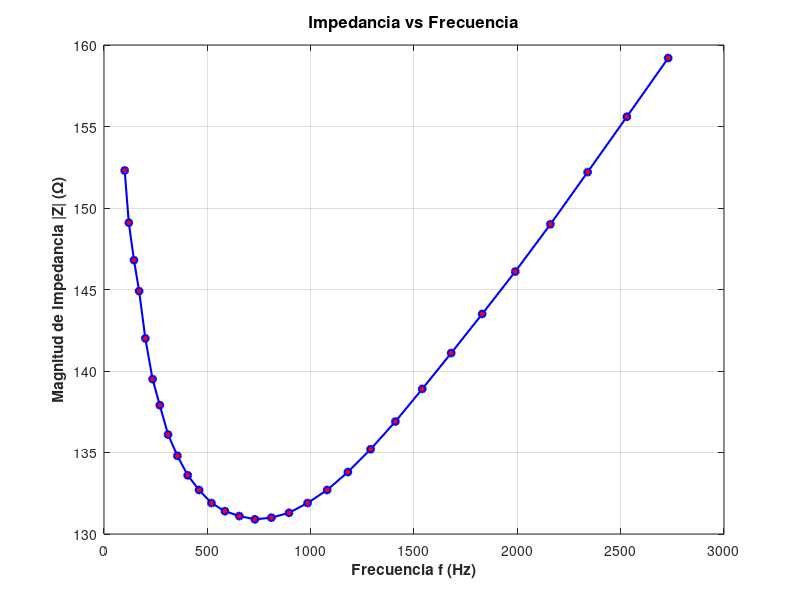

Recreate this plot in MATLAB.
%Definición de los vectores de las mediciones
%Frecuencia
f = [100, 120, 145, 170, 200, 235, 270, 310, 355, 405, ...
    460, 520, 585, 655, 730, 810, 895, 985, 1080, 1180, ...
    1290, 1410, 1540, 1680, 1830, 1990, 2160, 2340, 2530, 2730];

%Impedancia
Z = [152.3, 149.1, 146.8, 144.9, 142.0, 139.5, 137.9, 136.1, 134.8, 133.6, ...
    132.7, 131.9, 131.4, 131.1, 130.9, 131.0, 131.3, 131.9, 132.7, 133.8, ...
    135.2, 136.9, 138.9, 141.1, 143.5, 146.1, 149.0, 152.2, 155.6, 159.2];

figure('Name', 'Análisis Exploratorio', 'NumberTitle', 'off');
plot(f, Z, 'b-o', 'LineWidth', 1.5, 'MarkerFaceColor', 'r', 'MarkerSize', 5);
xlabel('Frecuencia f (Hz)', 'FontSize', 11, 'FontWeight', 'bold');
ylabel('Magnitud de Impedancia |Z| (\Omega)', 'FontSize', 11, 'FontWeight', 'bold');
title('Impedancia vs Frecuencia', 'FontSize', 12);
grid on;

%Búsqueda del mínimo en la muestra
[min_Z, idx_min] = min(Z);
f_min = f(idx_min);

%resultados con 4 decimales
fprintf('====================================================\n');
fprintf('RESULTADOS DEL ANÁLISIS EXPLORATORIO\n');
fprintf('====================================================\n');
fprintf('Frecuencia del mínimo estimado: %10.4f Hz\n', f_min);
fprintf('Impedancia mínima observada:    %10.4f ohm\n', min_Z);
fprintf('====================================================\n');
